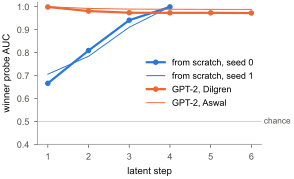

Here is the Python script that generated this plot:
#!/usr/bin/env python3
"""winner.pdf: when does the thought know which candidate wins?

Held-out AUC of the learned linear winner probe (thought -> the target's
node token, scored on target vs decoy) at each latent step, last 500
training graphs (results/<run>/winner_probe.json, learned_probe). From
scratch, seed 0 (thick) and seed 1 (thin); fine-tuned GPT-2, the Dilgren
checkpoint (thick) and the Aswal checkpoint (thin). From scratch, step 4
exists only on four-step graphs.

    .venv/bin/python paper/figs/winner.py [--out PATH]
"""

import argparse
import sys
from pathlib import Path

sys.path.insert(0, str(Path(__file__).resolve().parent))
import style as S  # noqa: E402

LINES = (("seed0", S.BLUE, 1.6, "from scratch, seed 0"), ("seed1", S.BLUE, 0.7, "from scratch, seed 1"),
         ("gpt2_dilgren", S.ORANGE, 1.6, "GPT-2, Dilgren"), ("gpt2_aswal", S.ORANGE, 0.7, "GPT-2, Aswal"))


def main():
    ap = argparse.ArgumentParser()
    ap.add_argument("--out", type=Path, default=S.REPO / "paper" / "figs" / "winner.pdf")
    args = ap.parse_args()
    S.setup()
    fig, ax = S.plt.subplots(figsize=(2.9, S.HEIGHT))
    for run, color, lw, label in LINES:
        lp = S.load(f"results/{run}/winner_probe.json")["learned_probe"]
        ks = sorted(lp, key=int)
        ax.plot([int(k) for k in ks], [lp[k]["auc"] for k in ks], color=color, lw=lw,
                marker="o" if lw > 1 else None, ms=3, label=label)
    S.ref_line(ax, y=0.5, label="chance")
    ax.set_ylim(0.4, 1.02)
    ax.set_xticks(range(1, 7))
    ax.set_xlabel("latent step")
    ax.set_ylabel("winner probe AUC")
    ax.legend(loc="lower right", bbox_to_anchor=(1.0, 0.2))  # above the chance line
    S.save(fig, args.out)


if __name__ == "__main__":
    main()
